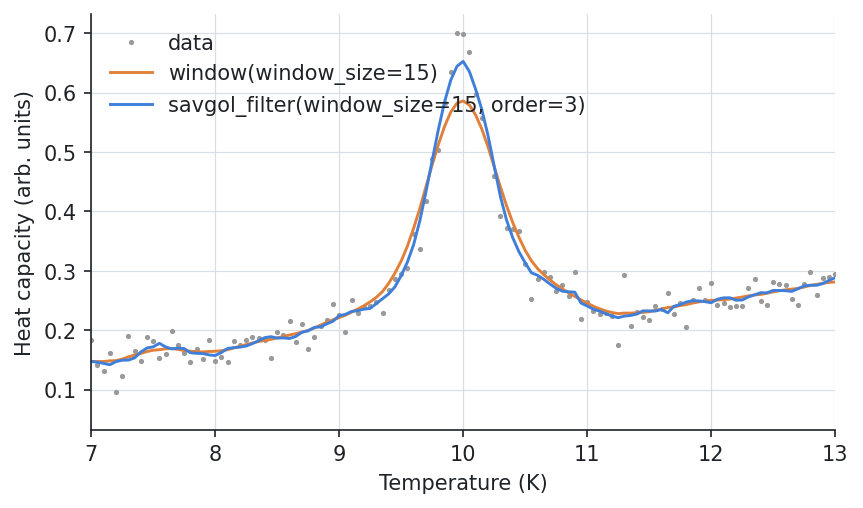

Python code for this plot:
from _data import transition

# --8<-- [start:example]
import quantalyze as qz

transition["window"] = qz.window(transition, "heat_capacity", window_size=15)
transition["savgol"] = qz.savgol_filter(transition, "heat_capacity", window_size=15, order=3)

print(transition.loc[transition["temperature"].between(9.9, 10.1)])
# --8<-- [end:example]

import matplotlib.pyplot as plt

fig, ax = plt.subplots()
ax.plot(transition.temperature, transition.heat_capacity, ".", ms=3, color="0.6", label="data")
ax.plot(transition.temperature, transition.window, color="C1", lw=1.4, label="window(window_size=15)")
ax.plot(transition.temperature, transition.savgol, color="C0", lw=1.4, label="savgol_filter(window_size=15, order=3)")
ax.set(xlabel="Temperature (K)", ylabel="Heat capacity (arb. units)", xlim=(7, 13))
ax.legend(loc="upper left")
